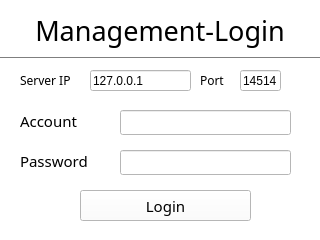
<?xml version="1.0" encoding="UTF-8"?>
<ui version="4.0">
 <class>LoginWindow</class>
 <widget class="QMainWindow" name="LoginWindow">
  <property name="geometry">
   <rect>
    <x>0</x>
    <y>0</y>
    <width>320</width>
    <height>240</height>
   </rect>
  </property>
  <property name="palette">
   <palette>
    <active>
     <colorrole role="WindowText">
      <brush brushstyle="SolidPattern">
       <color alpha="255">
        <red>0</red>
        <green>0</green>
        <blue>0</blue>
       </color>
      </brush>
     </colorrole>
     <colorrole role="Button">
      <brush brushstyle="SolidPattern">
       <color alpha="255">
        <red>255</red>
        <green>255</green>
        <blue>255</blue>
       </color>
      </brush>
     </colorrole>
     <colorrole role="Light">
      <brush brushstyle="SolidPattern">
       <color alpha="255">
        <red>255</red>
        <green>255</green>
        <blue>255</blue>
       </color>
      </brush>
     </colorrole>
     <colorrole role="Midlight">
      <brush brushstyle="SolidPattern">
       <color alpha="255">
        <red>255</red>
        <green>255</green>
        <blue>255</blue>
       </color>
      </brush>
     </colorrole>
     <colorrole role="Dark">
      <brush brushstyle="SolidPattern">
       <color alpha="255">
        <red>127</red>
        <green>127</green>
        <blue>127</blue>
       </color>
      </brush>
     </colorrole>
     <colorrole role="Mid">
      <brush brushstyle="SolidPattern">
       <color alpha="255">
        <red>170</red>
        <green>170</green>
        <blue>170</blue>
       </color>
      </brush>
     </colorrole>
     <colorrole role="Text">
      <brush brushstyle="SolidPattern">
       <color alpha="255">
        <red>0</red>
        <green>0</green>
        <blue>0</blue>
       </color>
      </brush>
     </colorrole>
     <colorrole role="BrightText">
      <brush brushstyle="SolidPattern">
       <color alpha="255">
        <red>255</red>
        <green>255</green>
        <blue>255</blue>
       </color>
      </brush>
     </colorrole>
     <colorrole role="ButtonText">
      <brush brushstyle="SolidPattern">
       <color alpha="255">
        <red>0</red>
        <green>0</green>
        <blue>0</blue>
       </color>
      </brush>
     </colorrole>
     <colorrole role="Base">
      <brush brushstyle="SolidPattern">
       <color alpha="255">
        <red>255</red>
        <green>255</green>
        <blue>255</blue>
       </color>
      </brush>
     </colorrole>
     <colorrole role="Window">
      <brush brushstyle="SolidPattern">
       <color alpha="255">
        <red>255</red>
        <green>255</green>
        <blue>255</blue>
       </color>
      </brush>
     </colorrole>
     <colorrole role="Shadow">
      <brush brushstyle="SolidPattern">
       <color alpha="255">
        <red>0</red>
        <green>0</green>
        <blue>0</blue>
       </color>
      </brush>
     </colorrole>
     <colorrole role="AlternateBase">
      <brush brushstyle="SolidPattern">
       <color alpha="255">
        <red>255</red>
        <green>255</green>
        <blue>255</blue>
       </color>
      </brush>
     </colorrole>
     <colorrole role="ToolTipBase">
      <brush brushstyle="SolidPattern">
       <color alpha="255">
        <red>255</red>
        <green>255</green>
        <blue>220</blue>
       </color>
      </brush>
     </colorrole>
     <colorrole role="ToolTipText">
      <brush brushstyle="SolidPattern">
       <color alpha="255">
        <red>0</red>
        <green>0</green>
        <blue>0</blue>
       </color>
      </brush>
     </colorrole>
     <colorrole role="PlaceholderText">
      <brush brushstyle="SolidPattern">
       <color alpha="127">
        <red>0</red>
        <green>0</green>
        <blue>0</blue>
       </color>
      </brush>
     </colorrole>
    </active>
    <inactive>
     <colorrole role="WindowText">
      <brush brushstyle="SolidPattern">
       <color alpha="255">
        <red>0</red>
        <green>0</green>
        <blue>0</blue>
       </color>
      </brush>
     </colorrole>
     <colorrole role="Button">
      <brush brushstyle="SolidPattern">
       <color alpha="255">
        <red>255</red>
        <green>255</green>
        <blue>255</blue>
       </color>
      </brush>
     </colorrole>
     <colorrole role="Light">
      <brush brushstyle="SolidPattern">
       <color alpha="255">
        <red>255</red>
        <green>255</green>
        <blue>255</blue>
       </color>
      </brush>
     </colorrole>
     <colorrole role="Midlight">
      <brush brushstyle="SolidPattern">
       <color alpha="255">
        <red>255</red>
        <green>255</green>
        <blue>255</blue>
       </color>
      </brush>
     </colorrole>
     <colorrole role="Dark">
      <brush brushstyle="SolidPattern">
       <color alpha="255">
        <red>127</red>
        <green>127</green>
        <blue>127</blue>
       </color>
      </brush>
     </colorrole>
     <colorrole role="Mid">
      <brush brushstyle="SolidPattern">
       <color alpha="255">
        <red>170</red>
        <green>170</green>
        <blue>170</blue>
       </color>
      </brush>
     </colorrole>
     <colorrole role="Text">
      <brush brushstyle="SolidPattern">
       <color alpha="255">
        <red>0</red>
        <green>0</green>
        <blue>0</blue>
       </color>
      </brush>
     </colorrole>
     <colorrole role="BrightText">
      <brush brushstyle="SolidPattern">
       <color alpha="255">
        <red>255</red>
        <green>255</green>
        <blue>255</blue>
       </color>
      </brush>
     </colorrole>
     <colorrole role="ButtonText">
      <brush brushstyle="SolidPattern">
       <color alpha="255">
        <red>0</red>
        <green>0</green>
        <blue>0</blue>
       </color>
      </brush>
     </colorrole>
     <colorrole role="Base">
      <brush brushstyle="SolidPattern">
       <color alpha="255">
        <red>255</red>
        <green>255</green>
        <blue>255</blue>
       </color>
      </brush>
     </colorrole>
     <colorrole role="Window">
      <brush brushstyle="SolidPattern">
       <color alpha="255">
        <red>255</red>
        <green>255</green>
        <blue>255</blue>
       </color>
      </brush>
     </colorrole>
     <colorrole role="Shadow">
      <brush brushstyle="SolidPattern">
       <color alpha="255">
        <red>0</red>
        <green>0</green>
        <blue>0</blue>
       </color>
      </brush>
     </colorrole>
     <colorrole role="AlternateBase">
      <brush brushstyle="SolidPattern">
       <color alpha="255">
        <red>255</red>
        <green>255</green>
        <blue>255</blue>
       </color>
      </brush>
     </colorrole>
     <colorrole role="ToolTipBase">
      <brush brushstyle="SolidPattern">
       <color alpha="255">
        <red>255</red>
        <green>255</green>
        <blue>220</blue>
       </color>
      </brush>
     </colorrole>
     <colorrole role="ToolTipText">
      <brush brushstyle="SolidPattern">
       <color alpha="255">
        <red>0</red>
        <green>0</green>
        <blue>0</blue>
       </color>
      </brush>
     </colorrole>
     <colorrole role="PlaceholderText">
      <brush brushstyle="SolidPattern">
       <color alpha="127">
        <red>0</red>
        <green>0</green>
        <blue>0</blue>
       </color>
      </brush>
     </colorrole>
    </inactive>
    <disabled>
     <colorrole role="WindowText">
      <brush brushstyle="SolidPattern">
       <color alpha="255">
        <red>127</red>
        <green>127</green>
        <blue>127</blue>
       </color>
      </brush>
     </colorrole>
     <colorrole role="Button">
      <brush brushstyle="SolidPattern">
       <color alpha="255">
        <red>255</red>
        <green>255</green>
        <blue>255</blue>
       </color>
      </brush>
     </colorrole>
     <colorrole role="Light">
      <brush brushstyle="SolidPattern">
       <color alpha="255">
        <red>255</red>
        <green>255</green>
        <blue>255</blue>
       </color>
      </brush>
     </colorrole>
     <colorrole role="Midlight">
      <brush brushstyle="SolidPattern">
       <color alpha="255">
        <red>255</red>
        <green>255</green>
        <blue>255</blue>
       </color>
      </brush>
     </colorrole>
     <colorrole role="Dark">
      <brush brushstyle="SolidPattern">
       <color alpha="255">
        <red>127</red>
        <green>127</green>
        <blue>127</blue>
       </color>
      </brush>
     </colorrole>
     <colorrole role="Mid">
      <brush brushstyle="SolidPattern">
       <color alpha="255">
        <red>170</red>
        <green>170</green>
        <blue>170</blue>
       </color>
      </brush>
     </colorrole>
     <colorrole role="Text">
      <brush brushstyle="SolidPattern">
       <color alpha="255">
        <red>127</red>
        <green>127</green>
        <blue>127</blue>
       </color>
      </brush>
     </colorrole>
     <colorrole role="BrightText">
      <brush brushstyle="SolidPattern">
       <color alpha="255">
        <red>255</red>
        <green>255</green>
        <blue>255</blue>
       </color>
      </brush>
     </colorrole>
     <colorrole role="ButtonText">
      <brush brushstyle="SolidPattern">
       <color alpha="255">
        <red>127</red>
        <green>127</green>
        <blue>127</blue>
       </color>
      </brush>
     </colorrole>
     <colorrole role="Base">
      <brush brushstyle="SolidPattern">
       <color alpha="255">
        <red>255</red>
        <green>255</green>
        <blue>255</blue>
       </color>
      </brush>
     </colorrole>
     <colorrole role="Window">
      <brush brushstyle="SolidPattern">
       <color alpha="255">
        <red>255</red>
        <green>255</green>
        <blue>255</blue>
       </color>
      </brush>
     </colorrole>
     <colorrole role="Shadow">
      <brush brushstyle="SolidPattern">
       <color alpha="255">
        <red>0</red>
        <green>0</green>
        <blue>0</blue>
       </color>
      </brush>
     </colorrole>
     <colorrole role="AlternateBase">
      <brush brushstyle="SolidPattern">
       <color alpha="255">
        <red>255</red>
        <green>255</green>
        <blue>255</blue>
       </color>
      </brush>
     </colorrole>
     <colorrole role="ToolTipBase">
      <brush brushstyle="SolidPattern">
       <color alpha="255">
        <red>255</red>
        <green>255</green>
        <blue>220</blue>
       </color>
      </brush>
     </colorrole>
     <colorrole role="ToolTipText">
      <brush brushstyle="SolidPattern">
       <color alpha="255">
        <red>0</red>
        <green>0</green>
        <blue>0</blue>
       </color>
      </brush>
     </colorrole>
     <colorrole role="PlaceholderText">
      <brush brushstyle="SolidPattern">
       <color alpha="127">
        <red>127</red>
        <green>127</green>
        <blue>127</blue>
       </color>
      </brush>
     </colorrole>
    </disabled>
   </palette>
  </property>
  <property name="windowTitle">
   <string>Management-Login</string>
  </property>
  <widget class="QWidget" name="centralwidget">
   <property name="palette">
    <palette>
     <active>
      <colorrole role="WindowText">
       <brush brushstyle="SolidPattern">
        <color alpha="255">
         <red>0</red>
         <green>0</green>
         <blue>0</blue>
        </color>
       </brush>
      </colorrole>
      <colorrole role="Button">
       <brush brushstyle="SolidPattern">
        <color alpha="255">
         <red>255</red>
         <green>255</green>
         <blue>255</blue>
        </color>
       </brush>
      </colorrole>
      <colorrole role="Light">
       <brush brushstyle="SolidPattern">
        <color alpha="255">
         <red>255</red>
         <green>255</green>
         <blue>255</blue>
        </color>
       </brush>
      </colorrole>
      <colorrole role="Midlight">
       <brush brushstyle="SolidPattern">
        <color alpha="255">
         <red>255</red>
         <green>255</green>
         <blue>255</blue>
        </color>
       </brush>
      </colorrole>
      <colorrole role="Dark">
       <brush brushstyle="SolidPattern">
        <color alpha="255">
         <red>127</red>
         <green>127</green>
         <blue>127</blue>
        </color>
       </brush>
      </colorrole>
      <colorrole role="Mid">
       <brush brushstyle="SolidPattern">
        <color alpha="255">
         <red>170</red>
         <green>170</green>
         <blue>170</blue>
        </color>
       </brush>
      </colorrole>
      <colorrole role="Text">
       <brush brushstyle="SolidPattern">
        <color alpha="255">
         <red>0</red>
         <green>0</green>
         <blue>0</blue>
        </color>
       </brush>
      </colorrole>
      <colorrole role="BrightText">
       <brush brushstyle="SolidPattern">
        <color alpha="255">
         <red>255</red>
         <green>255</green>
         <blue>255</blue>
        </color>
       </brush>
      </colorrole>
      <colorrole role="ButtonText">
       <brush brushstyle="SolidPattern">
        <color alpha="255">
         <red>0</red>
         <green>0</green>
         <blue>0</blue>
        </color>
       </brush>
      </colorrole>
      <colorrole role="Base">
       <brush brushstyle="SolidPattern">
        <color alpha="255">
         <red>255</red>
         <green>255</green>
         <blue>255</blue>
        </color>
       </brush>
      </colorrole>
      <colorrole role="Window">
       <brush brushstyle="SolidPattern">
        <color alpha="255">
         <red>255</red>
         <green>255</green>
         <blue>255</blue>
        </color>
       </brush>
      </colorrole>
      <colorrole role="Shadow">
       <brush brushstyle="SolidPattern">
        <color alpha="255">
         <red>0</red>
         <green>0</green>
         <blue>0</blue>
        </color>
       </brush>
      </colorrole>
      <colorrole role="AlternateBase">
       <brush brushstyle="SolidPattern">
        <color alpha="255">
         <red>255</red>
         <green>255</green>
         <blue>255</blue>
        </color>
       </brush>
      </colorrole>
      <colorrole role="ToolTipBase">
       <brush brushstyle="SolidPattern">
        <color alpha="255">
         <red>255</red>
         <green>255</green>
         <blue>220</blue>
        </color>
       </brush>
      </colorrole>
      <colorrole role="ToolTipText">
       <brush brushstyle="SolidPattern">
        <color alpha="255">
         <red>0</red>
         <green>0</green>
         <blue>0</blue>
        </color>
       </brush>
      </colorrole>
      <colorrole role="PlaceholderText">
       <brush brushstyle="SolidPattern">
        <color alpha="127">
         <red>0</red>
         <green>0</green>
         <blue>0</blue>
        </color>
       </brush>
      </colorrole>
     </active>
     <inactive>
      <colorrole role="WindowText">
       <brush brushstyle="SolidPattern">
        <color alpha="255">
         <red>0</red>
         <green>0</green>
         <blue>0</blue>
        </color>
       </brush>
      </colorrole>
      <colorrole role="Button">
       <brush brushstyle="SolidPattern">
        <color alpha="255">
         <red>255</red>
         <green>255</green>
         <blue>255</blue>
        </color>
       </brush>
      </colorrole>
      <colorrole role="Light">
       <brush brushstyle="SolidPattern">
        <color alpha="255">
         <red>255</red>
         <green>255</green>
         <blue>255</blue>
        </color>
       </brush>
      </colorrole>
      <colorrole role="Midlight">
       <brush brushstyle="SolidPattern">
        <color alpha="255">
         <red>255</red>
         <green>255</green>
         <blue>255</blue>
        </color>
       </brush>
      </colorrole>
      <colorrole role="Dark">
       <brush brushstyle="SolidPattern">
        <color alpha="255">
         <red>127</red>
         <green>127</green>
         <blue>127</blue>
        </color>
       </brush>
      </colorrole>
      <colorrole role="Mid">
       <brush brushstyle="SolidPattern">
        <color alpha="255">
         <red>170</red>
         <green>170</green>
         <blue>170</blue>
        </color>
       </brush>
      </colorrole>
      <colorrole role="Text">
       <brush brushstyle="SolidPattern">
        <color alpha="255">
         <red>0</red>
         <green>0</green>
         <blue>0</blue>
        </color>
       </brush>
      </colorrole>
      <colorrole role="BrightText">
       <brush brushstyle="SolidPattern">
        <color alpha="255">
         <red>255</red>
         <green>255</green>
         <blue>255</blue>
        </color>
       </brush>
      </colorrole>
      <colorrole role="ButtonText">
       <brush brushstyle="SolidPattern">
        <color alpha="255">
         <red>0</red>
         <green>0</green>
         <blue>0</blue>
        </color>
       </brush>
      </colorrole>
      <colorrole role="Base">
       <brush brushstyle="SolidPattern">
        <color alpha="255">
         <red>255</red>
         <green>255</green>
         <blue>255</blue>
        </color>
       </brush>
      </colorrole>
      <colorrole role="Window">
       <brush brushstyle="SolidPattern">
        <color alpha="255">
         <red>255</red>
         <green>255</green>
         <blue>255</blue>
        </color>
       </brush>
      </colorrole>
      <colorrole role="Shadow">
       <brush brushstyle="SolidPattern">
        <color alpha="255">
         <red>0</red>
         <green>0</green>
         <blue>0</blue>
        </color>
       </brush>
      </colorrole>
      <colorrole role="AlternateBase">
       <brush brushstyle="SolidPattern">
        <color alpha="255">
         <red>255</red>
         <green>255</green>
         <blue>255</blue>
        </color>
       </brush>
      </colorrole>
      <colorrole role="ToolTipBase">
       <brush brushstyle="SolidPattern">
        <color alpha="255">
         <red>255</red>
         <green>255</green>
         <blue>220</blue>
        </color>
       </brush>
      </colorrole>
      <colorrole role="ToolTipText">
       <brush brushstyle="SolidPattern">
        <color alpha="255">
         <red>0</red>
         <green>0</green>
         <blue>0</blue>
        </color>
       </brush>
      </colorrole>
      <colorrole role="PlaceholderText">
       <brush brushstyle="SolidPattern">
        <color alpha="127">
         <red>0</red>
         <green>0</green>
         <blue>0</blue>
        </color>
       </brush>
      </colorrole>
     </inactive>
     <disabled>
      <colorrole role="WindowText">
       <brush brushstyle="SolidPattern">
        <color alpha="255">
         <red>127</red>
         <green>127</green>
         <blue>127</blue>
        </color>
       </brush>
      </colorrole>
      <colorrole role="Button">
       <brush brushstyle="SolidPattern">
        <color alpha="255">
         <red>255</red>
         <green>255</green>
         <blue>255</blue>
        </color>
       </brush>
      </colorrole>
      <colorrole role="Light">
       <brush brushstyle="SolidPattern">
        <color alpha="255">
         <red>255</red>
         <green>255</green>
         <blue>255</blue>
        </color>
       </brush>
      </colorrole>
      <colorrole role="Midlight">
       <brush brushstyle="SolidPattern">
        <color alpha="255">
         <red>255</red>
         <green>255</green>
         <blue>255</blue>
        </color>
       </brush>
      </colorrole>
      <colorrole role="Dark">
       <brush brushstyle="SolidPattern">
        <color alpha="255">
         <red>127</red>
         <green>127</green>
         <blue>127</blue>
        </color>
       </brush>
      </colorrole>
      <colorrole role="Mid">
       <brush brushstyle="SolidPattern">
        <color alpha="255">
         <red>170</red>
         <green>170</green>
         <blue>170</blue>
        </color>
       </brush>
      </colorrole>
      <colorrole role="Text">
       <brush brushstyle="SolidPattern">
        <color alpha="255">
         <red>127</red>
         <green>127</green>
         <blue>127</blue>
        </color>
       </brush>
      </colorrole>
      <colorrole role="BrightText">
       <brush brushstyle="SolidPattern">
        <color alpha="255">
         <red>255</red>
         <green>255</green>
         <blue>255</blue>
        </color>
       </brush>
      </colorrole>
      <colorrole role="ButtonText">
       <brush brushstyle="SolidPattern">
        <color alpha="255">
         <red>127</red>
         <green>127</green>
         <blue>127</blue>
        </color>
       </brush>
      </colorrole>
      <colorrole role="Base">
       <brush brushstyle="SolidPattern">
        <color alpha="255">
         <red>255</red>
         <green>255</green>
         <blue>255</blue>
        </color>
       </brush>
      </colorrole>
      <colorrole role="Window">
       <brush brushstyle="SolidPattern">
        <color alpha="255">
         <red>255</red>
         <green>255</green>
         <blue>255</blue>
        </color>
       </brush>
      </colorrole>
      <colorrole role="Shadow">
       <brush brushstyle="SolidPattern">
        <color alpha="255">
         <red>0</red>
         <green>0</green>
         <blue>0</blue>
        </color>
       </brush>
      </colorrole>
      <colorrole role="AlternateBase">
       <brush brushstyle="SolidPattern">
        <color alpha="255">
         <red>255</red>
         <green>255</green>
         <blue>255</blue>
        </color>
       </brush>
      </colorrole>
      <colorrole role="ToolTipBase">
       <brush brushstyle="SolidPattern">
        <color alpha="255">
         <red>255</red>
         <green>255</green>
         <blue>220</blue>
        </color>
       </brush>
      </colorrole>
      <colorrole role="ToolTipText">
       <brush brushstyle="SolidPattern">
        <color alpha="255">
         <red>0</red>
         <green>0</green>
         <blue>0</blue>
        </color>
       </brush>
      </colorrole>
      <colorrole role="PlaceholderText">
       <brush brushstyle="SolidPattern">
        <color alpha="127">
         <red>127</red>
         <green>127</green>
         <blue>127</blue>
        </color>
       </brush>
      </colorrole>
     </disabled>
    </palette>
   </property>
   <widget class="QLabel" name="label_banner">
    <property name="geometry">
     <rect>
      <x>0</x>
      <y>0</y>
      <width>320</width>
      <height>61</height>
     </rect>
    </property>
    <property name="font">
     <font>
      <family>Arial Black</family>
      <pointsize>20</pointsize>
     </font>
    </property>
    <property name="text">
     <string>Management-Login</string>
    </property>
    <property name="alignment">
     <set>Qt::AlignCenter</set>
    </property>
   </widget>
   <widget class="Line" name="line">
    <property name="geometry">
     <rect>
      <x>0</x>
      <y>50</y>
      <width>321</width>
      <height>16</height>
     </rect>
    </property>
    <property name="orientation">
     <enum>Qt::Horizontal</enum>
    </property>
   </widget>
   <widget class="QLabel" name="label_server_ip">
    <property name="geometry">
     <rect>
      <x>20</x>
      <y>70</y>
      <width>61</width>
      <height>21</height>
     </rect>
    </property>
    <property name="font">
     <font>
      <family>Arial Black</family>
      <pointsize>9</pointsize>
     </font>
    </property>
    <property name="text">
     <string>Server IP</string>
    </property>
   </widget>
   <widget class="QLineEdit" name="lineEdit_server_ip">
    <property name="geometry">
     <rect>
      <x>90</x>
      <y>70</y>
      <width>101</width>
      <height>21</height>
     </rect>
    </property>
    <property name="text">
     <string>127.0.0.1</string>
    </property>
   </widget>
   <widget class="QLineEdit" name="lineEdit_port">
    <property name="geometry">
     <rect>
      <x>240</x>
      <y>70</y>
      <width>41</width>
      <height>21</height>
     </rect>
    </property>
    <property name="text">
     <string>14514</string>
    </property>
   </widget>
   <widget class="QLabel" name="label_port">
    <property name="geometry">
     <rect>
      <x>200</x>
      <y>70</y>
      <width>31</width>
      <height>21</height>
     </rect>
    </property>
    <property name="font">
     <font>
      <family>Arial Black</family>
      <pointsize>9</pointsize>
     </font>
    </property>
    <property name="text">
     <string>Port</string>
    </property>
   </widget>
   <widget class="QLabel" name="label_account">
    <property name="geometry">
     <rect>
      <x>20</x>
      <y>110</y>
      <width>71</width>
      <height>21</height>
     </rect>
    </property>
    <property name="font">
     <font>
      <family>Arial Black</family>
      <pointsize>11</pointsize>
     </font>
    </property>
    <property name="text">
     <string>Account</string>
    </property>
   </widget>
   <widget class="QLineEdit" name="lineEdit_account">
    <property name="geometry">
     <rect>
      <x>120</x>
      <y>110</y>
      <width>171</width>
      <height>25</height>
     </rect>
    </property>
   </widget>
   <widget class="QLineEdit" name="lineEdit_password">
    <property name="geometry">
     <rect>
      <x>120</x>
      <y>150</y>
      <width>171</width>
      <height>25</height>
     </rect>
    </property>
    <property name="echoMode">
     <enum>QLineEdit::Password</enum>
    </property>
   </widget>
   <widget class="QLabel" name="label_password">
    <property name="geometry">
     <rect>
      <x>20</x>
      <y>150</y>
      <width>81</width>
      <height>21</height>
     </rect>
    </property>
    <property name="font">
     <font>
      <family>Arial Black</family>
      <pointsize>11</pointsize>
     </font>
    </property>
    <property name="text">
     <string>Password</string>
    </property>
   </widget>
   <widget class="QPushButton" name="pushButton_login">
    <property name="geometry">
     <rect>
      <x>80</x>
      <y>190</y>
      <width>171</width>
      <height>31</height>
     </rect>
    </property>
    <property name="font">
     <font>
      <family>Arial Black</family>
      <pointsize>11</pointsize>
     </font>
    </property>
    <property name="text">
     <string>Login</string>
    </property>
   </widget>
  </widget>
 </widget>
 <resources/>
 <connections/>
</ui>
